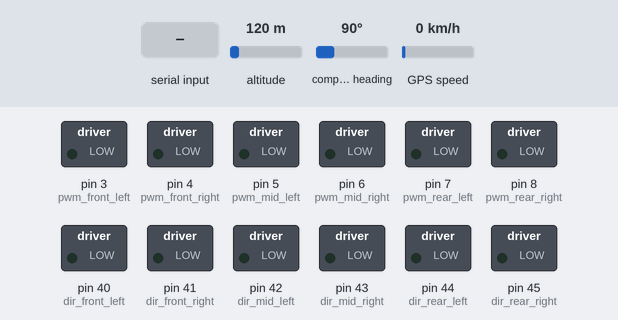
Simulated run of this sketch. Board: Arduino Mega 2560, built with avr-gcc and run on an emulated ATmega2560. On the bench: switched loads named in the sketch (green lamp = pin HIGH). Wiring (inferred from the names in the program): QMC5883L compass at I2C address 0x0D. Inputs (shaded band) come from the test bench; at power-on: altitude 120 m, compass heading 90°, GPS speed 0 km/h. The GPS gets a fix after 3 s at 37.7749, -122.4194 with 8 satellites; what the sketch prints to the serial monitor is not drawn.

Above: at 9.6 s.
9.7 s: "1\n" received over the second serial link
At 11.7 s:
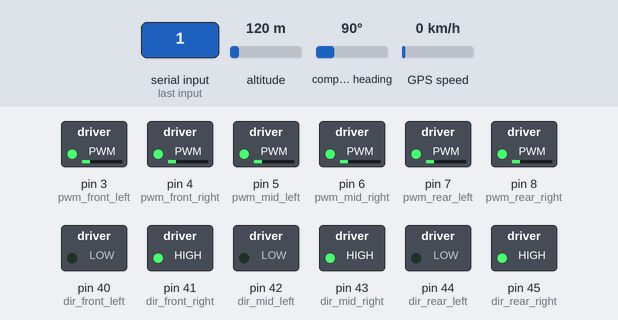
13.2 s: "2\n" received over the second serial link
At 14.4 s:
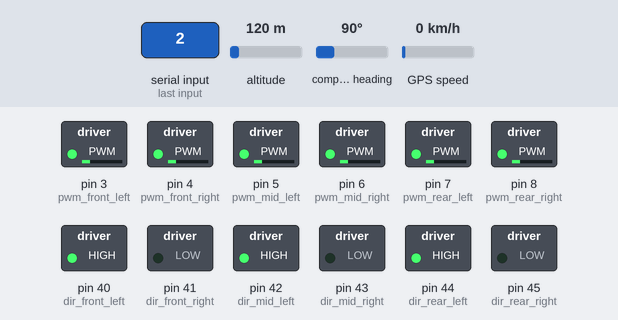
16.7 s: "3\n" received over the second serial link
At 18.8 s:
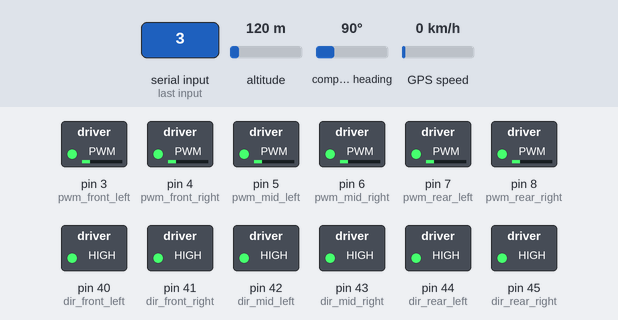
20.2 s: "4\n" received over the second serial link
At 21.4 s:
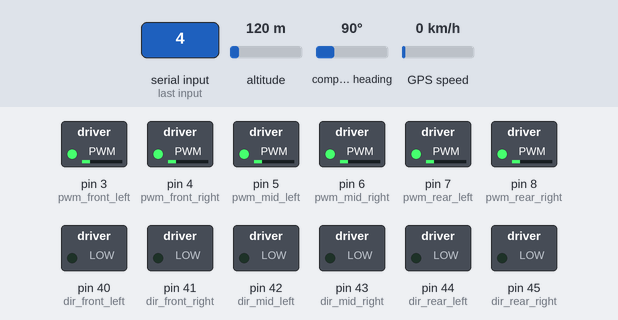
23.7 s: "5\n" received over the second serial link
At 25.7 s:
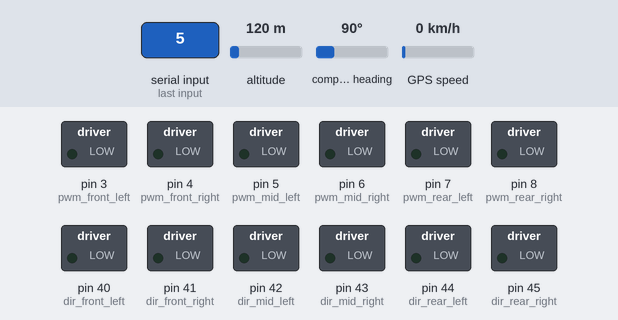
Timing chart, 0 to 27.2 s (numbered marks = the images above; inputs shaded):
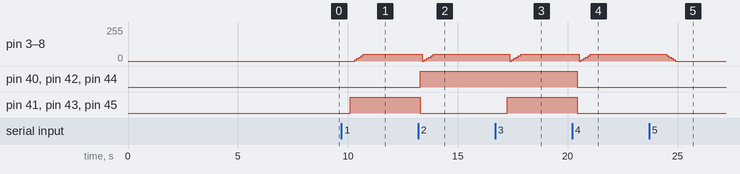

The sketch:

Final_Rover_code_comp_gps.ino
```cpp
#include <Wire.h>
#include "QMC5883L.h"
#include <TinyGPS++.h>
#define Task_t 10
#define gps_serial Serial3
#define bt_serial Serial2

TinyGPSPlus gps;
QMC5883L compass;

int gps_course, no_of_sats, bt_val, ac = 0, wp_count = 0, compass_dev = 5, pass = 0, dt = 0, increment = 0;
int compass_heading, desired_heading, heading_a, heading_b;
String str;
float lat_current = 0, lng_current = 0, scaled_factor = 1000000.0;
unsigned long currentMillis = 0, previousMillis = 0, t, dist_to_home;
const long interval = 200;
double home_lat_arr[10];
double home_lng_arr[10];

const int pwm_front_left = 3;
const int pwm_front_right = 4;
const int pwm_mid_left = 5;
const int pwm_mid_right = 6;
const int pwm_rear_left = 7;
const int pwm_rear_right = 8;

const int dir_front_left = 40;
const int dir_front_right = 41;
const int dir_mid_left = 42;
const int dir_mid_right = 43;
const int dir_rear_left = 44;
const int dir_rear_right = 45;

const int pwm_limit = 50;

void setup()
{
  Serial.begin(9600);
  gps_serial.begin(9600);
  bt_serial.begin(9600);
  //mot_serial.begin(9600);
  Wire.begin();
  pinMode(pwm_front_left, OUTPUT);
  pinMode(dir_front_left, OUTPUT);
  pinMode(pwm_front_right, OUTPUT);
  pinMode(dir_front_right, OUTPUT);
  pinMode(pwm_mid_left, OUTPUT);
  pinMode(dir_mid_left, OUTPUT);
  pinMode(pwm_mid_right, OUTPUT);
  pinMode(dir_mid_right, OUTPUT);
  pinMode(pwm_rear_left, OUTPUT);
  pinMode(dir_rear_left, OUTPUT);
  pinMode(pwm_rear_right, OUTPUT);
  pinMode(dir_rear_right, OUTPUT);

  //Initializing the compass
  compass.init();
  compass.setOversampling(512);
  compass.setRange(8);
  compass.setSamplingRate(100);

  Serial.println("Calibrating the compass and Searching GPS satellites.....wait!");
  while(no_of_sats <= 4)
  {
    get_gps();
    no_of_sats = (int)(gps.satellites.value());
  }
  delay(5000);
  set_wp();
  wp_count = 0;
  ac = 0;
  delay(100);

  Serial.print(no_of_sats);
  Serial.print("  Satellites received ");
  delay(100);
}

void loop()
{
  bt();
  delay(200);
  get_gps();
  delay(200);
  get_compass();
  delay(200);
}

void bt()
{
  while(bt_serial.available() > 0)
  {
    str = bt_serial.readStringUntil('\n');
    bt_val = (str.toInt());

    switch(bt_val)
    {
      case 1:   forward();
                break;
      case 2:   backward();
                break;
      case 3:   left_turn();
                break;
      case 4:   right_turn();
                break;
      case 5:   stop_it();
                break;
      case 6:   set_wp();
                break;
      case 7:   go_to_wp();
                break;
      case 8:   //turn_180();
                break;
      case 9:   //compass_forward();
                break;
      case 10:  //set_heading();
                break;
      case 11:  gps_info();
                break;
      case 12:  //compass_right();
                break;
      case 13:  //compass_left();
                break;
      case 14:  //compass_calibrate();
                break;
      case 15:  //ping();
                break;
      case 16:  clr_wp();
                break;
      case 17:  ac = 0;
                Serial.print(" WayPoints complete....!");
                break;
    }
  }

  if(bt_serial.available() < 0)
  {
    Serial.println("Sorry...! No BT data received");
  }
}

void get_gps()
{
  while(gps_serial.available())
  {
    gps.encode(gps_serial.read());
  }
}

void get_compass()
{
  compass_heading = compass.readHeading();
  if(compass_heading >= 350 && compass_heading <= 360)
  {
    compass_heading = 90;
  }

  else if(compass_heading >= 0 && compass_heading <= 10)
  {
    compass_heading = 90;
  }

  else if(compass_heading >= 75 && compass_heading <= 105)
  {
    compass_heading = 0;
  }

  else if(compass_heading >= 165 && compass_heading <= 195)
  {
    compass_heading = 270;
  }

  else if(compass_heading >= 250 && compass_heading <= 290)
  {
    compass_heading = 180;
  }
  delay(200);
}

void set_wp()
{
  if(wp_count >= 0)
  {
    Serial.print("GPS Wp ");
    Serial.print(wp_count + 1);
    Serial.print(" Set ");
    get_gps();
    get_compass();

    home_lat_arr[ac] = lat_current;
    home_lng_arr[ac] = lng_current;

    for(int i = 0;i < wp_count;i++)
    {
      Serial.print("Waypoint ");
      Serial.print(i+1);
      Serial.println(" Set.");
      Serial.print("Latitude : ");
      Serial.print(home_lat_arr[i], 6);
      Serial.print("\tLongitude : ");
      Serial.print(home_lng_arr[i], 6);
      Serial.print("\n\n");
    }

    wp_count++;
    ac++;
  }

  else
  {
    Serial.print("All Wp are full...!");
    delay(500);
  }
}

void clr_wp()
{
  memset(home_lat_arr, 0, sizeof(home_lat_arr));
  memset(home_lng_arr, 0, sizeof(home_lng_arr));
  wp_count = 0;
  ac = 0;
  Serial.print("GPS Waypoints cleared..!");
  delay(500);
}

void go_to_wp()
{
  get_compass();
  while(true)
  {
    bt();
    if(bt_val == 5)
    {
      break;
    }
    get_gps();

    if(millis() > 5000 && gps.charsProcessed() < 10)
    {
      Serial.println("No GPS data....check wiring");
      delay(500);
    }

    dist_to_home = gps.distanceBetween(gps.location.lat(), gps.location.lng(), home_lat_arr[ac], home_lng_arr[ac]);
    gps_course = gps.courseTo(gps.location.lat(), gps.location.lng(), home_lat_arr[ac], home_lng_arr[ac]);
    float val = 0.000100 + home_lat_arr[0];
    float vol = home_lng_arr[0] - 0.000100;
    Serial.print("Distance to Home : ");
    Serial.println(dist_to_home);
    delay(200);

    if((dist_to_home >= 0) && (dist_to_home < 5))
    {
      stop_it();
      Serial.print("Arrived at your destination...!");
      ac++;
      break;
      delay(1000);
    }

    if(abs(gps_course - compass_heading) <= 20)
    {
      forward();
      delay(500);
    }

    else
    {
      int x = (gps_course - 360);
      int y = (compass_heading - (x));
      int z = (y - 360);

      if((z >= 0) && (z <= 180))
      {
        left_turn();
        delay(500);
      }
      else
      {
        right_turn();
        delay(500);
      }
    }
  }
}

void gps_info()
{
  no_of_sats = (int)(gps.satellites.value());
  dist_to_home = gps.distanceBetween(gps.location.lat(), gps.location.lng(), home_lat_arr[ac], home_lng_arr[ac]);
  Serial.print("Latitude : ");
  Serial.print(gps.location.lat(), 6);
  Serial.print("Longitude : ");
  Serial.print(gps.location.lng(), 6);
  Serial.print(" ");
  Serial.print(no_of_sats);
  Serial.print("SATS");
  Serial.print(" ");
  Serial.print(dist_to_home);
  Serial.print("m");
  Serial.print("Distance from Home");
}

/*
void set_heading()
{
  for(int i = 0;i<=5;i++)
  {
    get_compass();
  }

  desired_heading = compass_heading;
  heading_a = compass_heading;
  heading_b = compass_heading + 180;

  if(heading_b >= 360)
  {
    heading_b = heading_b - 360;
  }

  Serial.print("Compass Heading Set : ");
  Serial.print(compass_heading);
  Serial.print(" Degrees ");
  Serial.print("Desired Heading");
  Serial.println(desired_heading);
  Serial.print("Compass Heading");
  Serial.println(compass_heading);
}

void compass_right()
{
  stop();
  get_compass();
  desired_heading = (desired_heading + 90);
  if(desired_heading >= 360)
  {
    desired_heading = desired_heading - 360;
  }

  while(abs(desired_heading - compass_heading) >= compass_dev)
  {
    get_compass();
    bt();
    if(bt_val == 5)
    {
      break;
    }
    if(desired_heading >= 360)
    {
      desired_heading = desired_heading - 360;
    }

    int x = desired_heading - 359;
    int y = compass_heading - (x);
    int z = (y - 360);

    if((z <= 180) && (z >= 0))
    {
      left();
    }
    else
    {
      right();
    }

    stop();
  }
}

void turn_left()
{
  stop();
  get_compass();
  desired_heading = desired_heading - 90;
  if(desired_heading <= 0)
  {
    desired_heading = desired_heading + 360;
  }
  while(abs(desired_heading - compass_heading) >= compass_dev)
  {
    get_compass();
    bt();
    if(bt_val == 5);
    {
      break;
    }

    if(desired_heading >= 360)
    {
      desired_heading = desired_heading - 360;
    }

    int x = desired_heading - 359;
    int y = compass_heading - (x);
    int z = y - 360;

    if((z <= 180) && (z >= 0))
    {
      left();
    }
    else
    {
      right();
    }

    stop();
  }
}

void compass_forward()
{
  while(bt_val == 9)
  {
    get_compass();
    bt();
    if(bt_val == 5)
    {
      break;
    }

    if(abs(desired_heading - compass_heading) <= compass_dev)
    {
      forward();
    }
    else
    {
      int x = desired_heading - 359;
      int y = compass_heading - (x);
      int z = y - 360;

      if((z <= 180) && (z >= 0))
      {
        left();
      }
      else
      {
        right();
      }
    }
  }
}

void turn_180()
{
  if(pass == 0)
  {
    compass_right();
  }
  else
  {
    compass_left();
  }

  stop();

  if(pass == 0)
  {
    compass_right()
  }
}
*/

void increase_motor_pwm()
{
  for(int i = 0;i <= pwm_limit; i += 10)
  {
    analogWrite(pwm_front_left, i);
    analogWrite(pwm_front_right, i);
    analogWrite(pwm_mid_left, i);
    analogWrite(pwm_mid_right, i);
    analogWrite(pwm_rear_left, i);
    analogWrite(pwm_rear_right, i);
    delay(100);
  }
}

void decrease_motor_pwm()
{
  for(int i = pwm_limit; i >= 0; i -= 10)
  {
    analogWrite(pwm_front_left, i);
    analogWrite(pwm_front_right, i);
    analogWrite(pwm_mid_left, i);
    analogWrite(pwm_mid_right, i);
    analogWrite(pwm_rear_left, i);
    analogWrite(pwm_rear_right, i);
    delay(100);
  }
}

void forward()
{
  digitalWrite(dir_front_left, LOW);
  digitalWrite(dir_front_right, HIGH);
  digitalWrite(dir_mid_left, LOW);
  digitalWrite(dir_mid_right, HIGH);
  digitalWrite(dir_rear_left, LOW);
  digitalWrite(dir_rear_right, HIGH);
  delay(100);
  increase_motor_pwm();
}

void backward()
{
  digitalWrite(dir_front_left, HIGH);
  digitalWrite(dir_front_right, LOW);
  digitalWrite(dir_mid_left, HIGH);
  digitalWrite(dir_mid_right, LOW);
  digitalWrite(dir_rear_left, HIGH);
  digitalWrite(dir_rear_right, LOW);
  delay(100);
  increase_motor_pwm();
}


void left_turn()
{
  digitalWrite(dir_front_left, HIGH);
  digitalWrite(dir_front_right, HIGH);
  digitalWrite(dir_mid_left, HIGH);
  digitalWrite(dir_mid_right, HIGH);
  digitalWrite(dir_rear_left, HIGH);
  digitalWrite(dir_rear_right, HIGH);
  delay(100);
  increase_motor_pwm();
}

void right_turn()
{
  digitalWrite(dir_front_left, LOW);
  digitalWrite(dir_front_right, LOW);
  digitalWrite(dir_mid_left, LOW);
  digitalWrite(dir_mid_right, LOW);
  digitalWrite(dir_rear_left, LOW);
  digitalWrite(dir_rear_right, LOW);
  delay(100);
  increase_motor_pwm();
}

void stop_it()
{
  decrease_motor_pwm();
  delay(200);
}
```

QMC5883L.cpp
```cpp
#include <Wire.h>
#include <math.h>
#include "QMC5883L.h"

/* The default I2C address of this chip */
#define QMC5883L_ADDR 0x0D

/* Register numbers */
#define QMC5883L_X_LSB 0
#define QMC5883L_X_MSB 1
#define QMC5883L_Y_LSB 2
#define QMC5883L_Y_MSB 3
#define QMC5883L_Z_LSB 4
#define QMC5883L_Z_MSB 5
#define QMC5883L_STATUS 6
#define QMC5883L_TEMP_LSB 7
#define QMC5883L_TEMP_MSB 8
#define QMC5883L_CONFIG 9
#define QMC5883L_CONFIG2 10
#define QMC5883L_RESET 11
#define QMC5883L_RESERVED 12
#define QMC5883L_CHIP_ID 13

/* Bit values for the STATUS register */
#define QMC5883L_STATUS_DRDY 1
#define QMC5883L_STATUS_OVL 2
#define QMC5883L_STATUS_DOR 4

/* Oversampling values for the CONFIG register */
#define QMC5883L_CONFIG_OS512 0b00000000
#define QMC5883L_CONFIG_OS256 0b01000000
#define QMC5883L_CONFIG_OS128 0b10000000
#define QMC5883L_CONFIG_OS64  0b11000000

/* Range values for the CONFIG register */
#define QMC5883L_CONFIG_2GAUSS 0b00000000
#define QMC5883L_CONFIG_8GAUSS 0b00010000

/* Rate values for the CONFIG register */
#define QMC5883L_CONFIG_10HZ   0b00000000
#define QMC5883L_CONFIG_50HZ   0b00000100
#define QMC5883L_CONFIG_100HZ  0b00001000
#define QMC5883L_CONFIG_200HZ  0b00001100

/* Mode values for the CONFIG register */
#define QMC5883L_CONFIG_STANDBY 0b00000000
#define QMC5883L_CONFIG_CONT    0b00000001

/* Apparently M_PI isn't available in all environments. */
#ifndef M_PI
#define M_PI 3.14159265358979323846264338327950288
#endif

static void write_register( int addr, int reg, int value )
{
  Wire.beginTransmission(addr);
  Wire.write(reg);
  Wire.write(value);
  Wire.endTransmission();
}

static int read_register( int addr, int reg, int count )
{
  Wire.beginTransmission(addr);
  Wire.write(reg);
  Wire.endTransmission();

  Wire.requestFrom(addr,count);
  int n = Wire.available();
  if(n!=count) return 0;

  return n;
}

void QMC5883L::reconfig()
{
  write_register(addr,QMC5883L_CONFIG,oversampling|range|rate|mode);
}

void QMC5883L::reset()
{
  write_register(addr,QMC5883L_RESET,0x01);
  reconfig();
}

void QMC5883L::setOversampling( int x )
{
  switch(x) {
    case 512:
      oversampling = QMC5883L_CONFIG_OS512;
      break;
    case 256:
      oversampling = QMC5883L_CONFIG_OS256;
      break;
    case 128:
      oversampling = QMC5883L_CONFIG_OS128;
      break;
    case 64:
      oversampling = QMC5883L_CONFIG_OS64;
      break;
  }
  reconfig();
}

void QMC5883L::setRange( int x )
{
  switch(x) {
    case 2:
      range = QMC5883L_CONFIG_2GAUSS;
      break;
    case 8:
      range = QMC5883L_CONFIG_8GAUSS;
      break;
  }
  reconfig();
}

void QMC5883L::setSamplingRate( int x )
{
  switch(x) {
    case 10:
      rate = QMC5883L_CONFIG_10HZ;
      break;
    case 50:
      rate = QMC5883L_CONFIG_50HZ;
      break;
    case 100:
      rate = QMC5883L_CONFIG_100HZ;
      break;
    case 200:
      rate = QMC5883L_CONFIG_200HZ;
      break;
  }
  reconfig();
}

void QMC5883L::init() {
  /* This assumes the wire library has been initialized. */
  addr = QMC5883L_ADDR;
  oversampling = QMC5883L_CONFIG_OS512;
  range = QMC5883L_CONFIG_2GAUSS;
  rate = QMC5883L_CONFIG_50HZ;
  mode = QMC5883L_CONFIG_CONT;
  reset();
}

int QMC5883L::ready()
{
  if(!read_register(addr,QMC5883L_STATUS,1)) return 0;
  uint8_t status = Wire.read();
  return status & QMC5883L_STATUS_DRDY;
}

int QMC5883L::readRaw( int16_t *x, int16_t *y, int16_t *z, int16_t *t )
{
  while(!ready()) {}

  if(!read_register(addr,QMC5883L_X_LSB,6)) return 0;

  *x = Wire.read() | (Wire.read()<<8);
  *y = Wire.read() | (Wire.read()<<8);
  *z = Wire.read() | (Wire.read()<<8);

  return 1;
}

void QMC5883L::resetCalibration() {
  xhigh = yhigh = 0;
  xlow = ylow = 0;
}

int QMC5883L::readHeading()
{
  int16_t x, y, z, t;

  if(!readRaw(&x,&y,&z,&t)) return 0;

  /* Update the observed boundaries of the measurements */

  if(x<xlow) xlow = x;
  if(x>xhigh) xhigh = x;
  if(y<ylow) ylow = y;
  if(y>yhigh) yhigh = y;

  /* Bail out if not enough data is available. */

  if( xlow==xhigh || ylow==yhigh ) return 0;

  /* Recenter the measurement by subtracting the average */

  x -= (xhigh+xlow)/2;
  y -= (yhigh+ylow)/2;

  /* Rescale the measurement to the range observed. */

  float fx = (float)x/(xhigh-xlow);
  float fy = (float)y/(yhigh-ylow);

  int heading = 180.0*atan2(fx,fy)/M_PI;
  if(heading<=0) heading += 360;

  return heading;
}
```

QMC5883L.h
```cpp
#ifndef QMC5883L_H
#define QMC5883L_H

class QMC5883L {
public:
  void init();
  void reset();
  int  ready();
  void reconfig();

  int readHeading();
  int readRaw( int16_t *x, int16_t *y, int16_t *z, int16_t *t );

  void resetCalibration();

  void setSamplingRate( int rate );
  void setRange( int range );
  void setOversampling( int ovl );

private:
  int16_t xhigh, xlow;
  int16_t yhigh, ylow;
  uint8_t addr;
  uint8_t mode;
  uint8_t rate;
  uint8_t range;
  uint8_t oversampling;
};

#endif
```

Measured:
- after the input at 9.7 s, pin 3 (pwm_front_left), pin 4 (pwm_front_right), pin 5 (pwm_mid_left), pin 6 (pwm_mid_right), pin 7 (pwm_rear_left), pin 8 (pwm_rear_right): moves from 0/255 to 50/255 over 0.40 s, starting after 0.61 s; pin 41 (dir_front_right), pin 43 (dir_mid_right), pin 45 (dir_rear_right): LOW → HIGH after 0.41 s
- after the input at 13.2 s, pin 3 (pwm_front_left), pin 4 (pwm_front_right): 50/255 → 0/255 after 0.18 s, → 10/255 0.10 s later, → 20/255 0.10 s later, → 30/255 0.10 s later, … (6 changes in this stretch)
- after the input at 16.7 s, pin 3 (pwm_front_left), pin 4 (pwm_front_right): 50/255 → 0/255 after 0.65 s, → 10/255 0.10 s later, → 20/255 0.10 s later, → 30/255 0.10 s later, … (6 changes in this stretch)
- after the input at 20.2 s, pin 3 (pwm_front_left), pin 4 (pwm_front_right): 50/255 → 0/255 after 0.33 s, → 10/255 0.10 s later, → 20/255 0.10 s later, → 30/255 0.10 s later, … (6 changes in this stretch)
- after the input at 23.7 s, pin 3 (pwm_front_left), pin 4 (pwm_front_right), pin 5 (pwm_mid_left), pin 6 (pwm_mid_right), pin 7 (pwm_rear_left), pin 8 (pwm_rear_right): moves from 50/255 to 0/255 over 0.40 s, starting after 0.80 s
